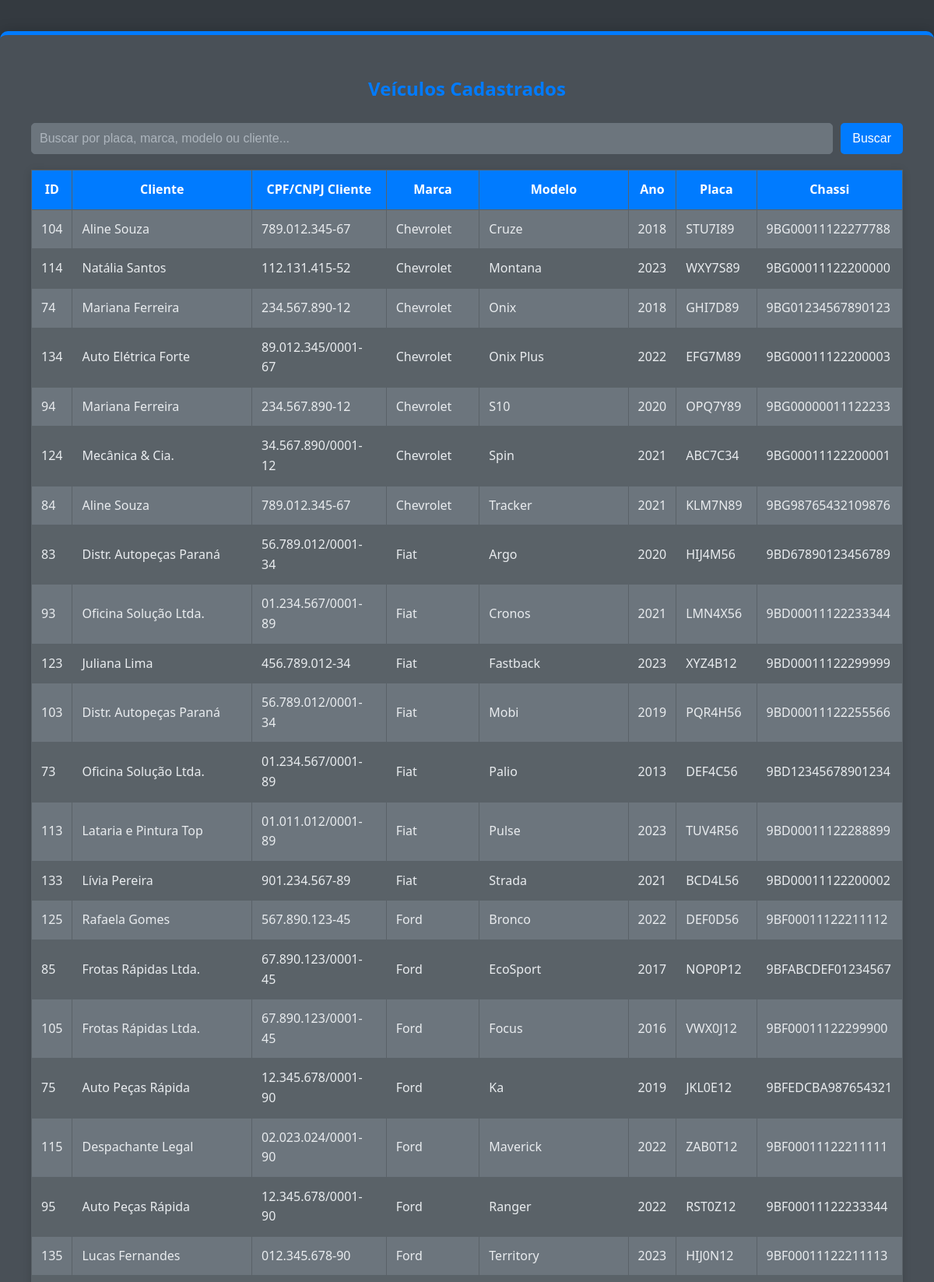
The app's page /mecanica/listar_veiculos.php (signed in, upper part) with its own data.
### tables this page shows
CREATE TABLE `veiculos` (
  `id` int NOT NULL,
  `cliente_id` int NOT NULL,
  `marca` varchar(50) DEFAULT NULL,
  `modelo` varchar(50) DEFAULT NULL,
  `ano` int DEFAULT NULL,
  `placa` varchar(10) DEFAULT NULL,
  `chassi` varchar(50) DEFAULT NULL
);

CREATE TABLE `clientes` (
  `id` int NOT NULL,
  `nome` varchar(100) NOT NULL,
  `telefone` varchar(20) DEFAULT NULL,
  `email` varchar(100) DEFAULT NULL,
  `cpf_cnpj` varchar(20) DEFAULT NULL,
  `tipo_cliente` enum('PF','PJ') DEFAULT NULL,
  `endereco` text
);

### mecanica/listar_veiculos.php (the view, shortened to what this page needs)
<?php
$conn = new mysqli(DB_HOST, DB_USER, DB_PASS, DB_NAME);
$search_term = '';
$sql = "SELECT v.id, v.marca, v.modelo, v.ano, v.placa, v.chassi, c.nome AS cliente_nome, c.cpf_cnpj AS cliente_cpf_cnpj
        FROM veiculos v
        JOIN clientes c ON v.cliente_id = c.id";
$sql .= " ORDER BY v.marca, v.modelo ASC";
$stmt = $conn->prepare($sql);
$stmt->execute();
$result = $stmt->get_result();
$veiculos = [];
if ($result->num_rows > 0) {
    while($row = $result->fetch_assoc()) {
        $veiculos[] = $row;
    }
}
?>
<!DOCTYPE html>
<html lang="pt-BR">
<head>
    <link rel="stylesheet" href="../css/style.css">
</head>
<body>
    <div class="container">
        <h2>Veículos Cadastrados</h2>
        <div class="search-form">
            <form action="listar_veiculos.php" method="GET" style="display: flex; width: 100%; gap: 10px;">
                <input type="text" name="search" placeholder="Buscar por placa, marca, modelo ou cliente..." value="<?php echo htmlspecialchars($search_term); ?>">
                <button type="submit">Buscar</button>
            </form>
        </div>
        <?php if (empty($veiculos)): ?>
            <p class="no-records">Nenhum veículo encontrado. <?php echo (!empty($search_term)) ? 'Tente uma busca diferente.' : ''; ?></p>
        <?php else: ?>
            <table>
                <thead>
                    <tr>
                        <th>ID</th>
                        <th>Cliente</th>
                        <th>CPF/CNPJ Cliente</th>
                        <th>Marca</th>
                        <th>Modelo</th>
                        <th>Ano</th>
                        <th>Placa</th>
                        <th>Chassi</th>
                    </tr>
                </thead>
                <tbody>
                    <?php foreach ($veiculos as $veiculo): ?>
                    <tr>
                        <td><?php echo htmlspecialchars($veiculo['id']); ?></td>
                        <td><?php echo htmlspecialchars($veiculo['cliente_nome']); ?></td>
                        <td><?php echo htmlspecialchars($veiculo['cliente_cpf_cnpj']); ?></td>
                        <td><?php echo htmlspecialchars($veiculo['marca']); ?></td>
                        <td><?php echo htmlspecialchars($veiculo['modelo']); ?></td>
                        <td><?php echo htmlspecialchars($veiculo['ano']); ?></td>
                        <td><?php echo htmlspecialchars($veiculo['placa']); ?></td>
                        <td><?php echo htmlspecialchars($veiculo['chassi']); ?></td>
                    </tr>
                    <?php endforeach; ?>
                </tbody>
            </table>
        <?php endif; ?>
    </div>
</body>
</html>

### css/style.css (style rules this page uses)
html, body { height: 100%; margin: 0; padding: 0; }
body { font-family: 'Segoe UI', Tahoma, Geneva, Verdana, sans-serif; background-color: #212529; color: #f8f9fa; line-height: 1.6; }
.container { background-color: #343a40; padding: 30px 40px; border-radius: 10px; box-shadow: 0 4px 20px rgba(0, 0, 0, 0.4); max-width: 1000px; margin: 40px auto; border-top: 5px solid #007bff; }
h1, h2, h3 { color: #007bff; text-align: center; margin-bottom: 25px; font-weight: 600; }
table { width: 100%; border-collapse: collapse; margin-top: 20px; box-shadow: 0 2px 10px rgba(0, 0, 0, 0.15); table-layout: auto; }
th, td { border: 1px solid #495057; padding: 12px; text-align: left; vertical-align: middle; word-wrap: break-word; color: #e9ecef; }
th { background-color: #6c757d; color: white; font-weight: 600; text-align: center; }
tr:nth-child(even) { background-color: #5a6268; }

### mecanica/listar_veiculos.php (style rules this page uses)
body { font-family: 'Segoe UI', Tahoma, Geneva, Verdana, sans-serif; background-color: #343a40; color: #f8f9fa; line-height: 1.6; }
.container { background-color: #495057; padding: 30px 40px; border-radius: 10px; box-shadow: 0 4px 20px rgba(0, 0, 0, 0.3); max-width: 1400px; margin: 40px auto; border-top: 5px solid #007bff; }
.search-form { margin-bottom: 20px; display: flex; gap: 10px; align-items: center; }
.search-form input[type="text"] { flex-grow: 1; padding: 10px; border: 1px solid #6c757d; border-radius: 5px; font-size: 1em; background-color: #6c757d; color: #f8f9fa; }
.search-form input[type="text"]::placeholder { color: #adb5bd; }
.search-form button { padding: 10px 15px; background-color: #007bff; color: white; border: none; border-radius: 5px; cursor: pointer; font-size: 1em; transition: background-color 0.3s ease; }
table { width: 100%; border-collapse: collapse; margin-top: 20px; box-shadow: 0 2px 10px rgba(0, 0, 0, 0.15); table-layout: auto; }
th, td { border: 1px solid #5a6268; padding: 12px; text-align: left; vertical-align: middle; word-wrap: break-word; }
th { background-color: #007bff; color: white; font-weight: 600; text-align: center; }
tbody tr { color: #e9ecef; background-color: #6c757d; }
tbody tr:nth-child(even) { background-color: #5a6268; }

### records on screen
veiculos: id "104", cliente.nome "Aline Souza", cliente.cpf_cnpj "789.012.345-67", marca "Chevrolet", modelo "Cruze", ano "2018", placa "STU7I89", chassi "9BG00011122277788"
veiculos: id "114", cliente.nome "Natália Santos", cliente.cpf_cnpj "112.131.415-52", marca "Chevrolet", modelo "Montana", ano "2023", placa "WXY7S89", chassi "9BG00011122200000"
veiculos: id "74", cliente.nome "Mariana Ferreira", cliente.cpf_cnpj "234.567.890-12", marca "Chevrolet", modelo "Onix", ano "2018", placa "GHI7D89", chassi "9BG01234567890123"
veiculos: id "134", cliente.nome "Auto Elétrica Forte", cliente.cpf_cnpj "89.012.345/0001-67", marca "Chevrolet", modelo "Onix Plus", ano "2022", placa "EFG7M89", chassi "9BG00011122200003"
veiculos: id "94", cliente.nome "Mariana Ferreira", cliente.cpf_cnpj "234.567.890-12", marca "Chevrolet", modelo "S10", ano "2020", placa "OPQ7Y89", chassi "9BG00000011122233"
veiculos: id "124", cliente.nome "Mecânica & Cia.", cliente.cpf_cnpj "34.567.890/0001-12", marca "Chevrolet", modelo "Spin", ano "2021", placa "ABC7C34", chassi "9BG00011122200001"
veiculos: id "84", cliente.nome "Aline Souza", cliente.cpf_cnpj "789.012.345-67", marca "Chevrolet", modelo "Tracker", ano "2021", placa "KLM7N89", chassi "9BG98765432109876"
veiculos: id "83", cliente.nome "Distr. Autopeças Paraná", cliente.cpf_cnpj "56.789.012/0001-34", marca "Fiat", modelo "Argo", ano "2020", placa "HIJ4M56", chassi "9BD67890123456789"
veiculos: id "93", cliente.nome "Oficina Solução Ltda.", cliente.cpf_cnpj "01.234.567/0001-89", marca "Fiat", modelo "Cronos", ano "2021", placa "LMN4X56", chassi "9BD00011122233344"
veiculos: id "123", cliente.nome "Juliana Lima", cliente.cpf_cnpj "456.789.012-34", marca "Fiat", modelo "Fastback", ano "2023", placa "XYZ4B12", chassi "9BD00011122299999"
veiculos: id "103", cliente.nome "Distr. Autopeças Paraná", cliente.cpf_cnpj "56.789.012/0001-34", marca "Fiat", modelo "Mobi", ano "2019", placa "PQR4H56", chassi "9BD00011122255566"
veiculos: id "73", cliente.nome "Oficina Solução Ltda.", cliente.cpf_cnpj "01.234.567/0001-89", marca "Fiat", modelo "Palio", ano "2013", placa "DEF4C56", chassi "9BD12345678901234"
veiculos: id "113", cliente.nome "Lataria e Pintura Top", cliente.cpf_cnpj "01.011.012/0001-89", marca "Fiat", modelo "Pulse", ano "2023", placa "TUV4R56", chassi "9BD00011122288899"
veiculos: id "133", cliente.nome "Lívia Pereira", cliente.cpf_cnpj "901.234.567-89", marca "Fiat", modelo "Strada", ano "2021", placa "BCD4L56", chassi "9BD00011122200002"
veiculos: id "125", cliente.nome "Rafaela Gomes", cliente.cpf_cnpj "567.890.123-45", marca "Ford", modelo "Bronco", ano "2022", placa "DEF0D56", chassi "9BF00011122211112"
veiculos: id "85", cliente.nome "Frotas Rápidas Ltda.", cliente.cpf_cnpj "67.890.123/0001-45", marca "Ford", modelo "EcoSport", ano "2017", placa "NOP0P12", chassi "9BFABCDEF01234567"
veiculos: id "105", cliente.nome "Frotas Rápidas Ltda.", cliente.cpf_cnpj "67.890.123/0001-45", marca "Ford", modelo "Focus", ano "2016", placa "VWX0J12", chassi "9BF00011122299900"
veiculos: id "75", cliente.nome "Auto Peças Rápida", cliente.cpf_cnpj "12.345.678/0001-90", marca "Ford", modelo "Ka", ano "2019", placa "JKL0E12", chassi "9BFEDCBA987654321"
veiculos: id "115", cliente.nome "Despachante Legal", cliente.cpf_cnpj "02.023.024/0001-90", marca "Ford", modelo "Maverick", ano "2022", placa "ZAB0T12", chassi "9BF00011122211111"
veiculos: id "95", cliente.nome "Auto Peças Rápida", cliente.cpf_cnpj "12.345.678/0001-90", marca "Ford", modelo "Ranger", ano "2022", placa "RST0Z12", chassi "9BF00011122233344"
veiculos: id "135", cliente.nome "Lucas Fernandes", cliente.cpf_cnpj "012.345.678-90", marca "Ford", modelo "Territory", ano "2023", placa "HIJ0N12", chassi "9BF00011122211113"
